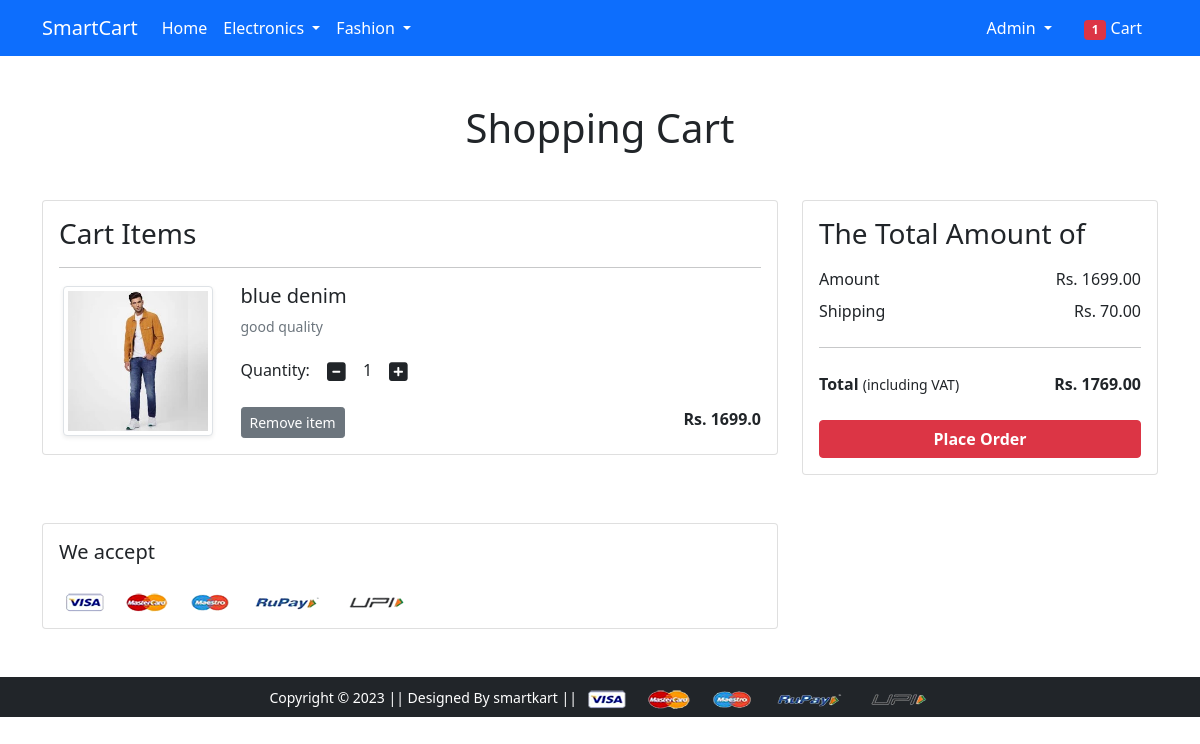
The app's page /cart/ (signed in) with its own data.
### app/models.py (models this page shows, shortened)
class Cart(models.Model):
 user = models.ForeignKey(User, on_delete=models.CASCADE)
 product = models.ForeignKey(Product, on_delete=models.CASCADE)
 quantity = models.PositiveIntegerField(default=1)
 def __str__(self):
  return str(self.id)

class Product(models.Model):
 title = models.CharField(max_length=100)
 selling_price = models.FloatField()
 discounted_price = models.FloatField()
 description = models.TextField()
 brand = models.CharField(max_length=100)
 category = models.CharField( choices=CATEGORY_CHOICES, max_length=2)
 product_image = models.ImageField(upload_to='productimg')

### app/views.py (the view)
# urls.py: path('cart/', views.show_cart, name='showcart'),
@login_required
def show_cart(request):
	totalitem = 0
	if request.user.is_authenticated:
		totalitem = len(Cart.objects.filter(user=request.user))
		user = request.user
		cart = Cart.objects.filter(user=user)
		amount = 0.0
		shipping_amount = 70.0
		totalamount=0.0
		cart_product = [p for p in Cart.objects.all() if p.user == request.user]
		print(cart_product)
		if cart_product:
			for p in cart_product:
				tempamount = (p.quantity * p.product.discounted_price)
				amount += tempamount
				totalamount = amount+shipping_amount
			return render(request, 'app/addtocart.html', {'carts':cart, 'amount':amount, 'totalamount':totalamount, 'totalitem':totalitem})
		else:
			return render(request, 'app/emptycart.html', {'totalitem':totalitem})
	else:
		return render(request, 'app/emptycart.html', {'totalitem':totalitem})

### app/templates/app/addtocart.html (shortened to what this page needs)
{% extends 'app/base.html' %}
{% load static %}
{% block main-content %}
<div class="container my-5">
 <div class="row">
  <h1 class="text-center mb-5">Shopping Cart</h1>
  <div class="col-sm-8">
  <div class="card">
   <div class="card-body">
    <h3>Cart Items</h3>
    {% for cart in carts %}
    <hr>
    <div class="row">
     <a href="{% url 'product-detail' cart.product.id %}"><div class="col-sm-3 text-center align-self-center"><img src="{{cart.product.product_image.url}}" alt="" srcset="" class="img-fluid img-thumbnail shadow-sm" height="150" width="150"> </a> </div>
     <div class="col-sm-9">
      <div>
       <h5>{{cart.product.title}}</h5>
       <p class="mb-2 text-muted small">{{cart.product.description}}</p>
       <div class="my-3">
        <label for="quantity">Quantity:</label>
        <a class="minus-cart btn" pid="{{cart.product.id}}"><i class="fas fa-minus-square fa-lg"></i></a>
          <span id="quantity">{{cart.quantity}}</span>
        <a class="plus-cart btn" pid="{{cart.product.id}}"><i class="fas fa-plus-square fa-lg"></i></a>
       </div>
       <div class="d-flex justify-content-between">
        <a class="btn btn-sm btn-secondary mr-3 remove-cart" pid={{cart.product.id}}>Remove item </a>
        <p class="mb-0"><span><strong>Rs. {{cart.product.discounted_price}}</strong></span></p>
       </div>
      </div>
     </div>
    </div>
    {% endfor %}
   </div>
   </div>
  </div>
  <div class="col-sm-4">
   <div class="card">
    <div class="card-body">
      <h3>The Total Amount of</h3>
      <ul class="list-group">
       <li class="list-group-item d-flex justify-content-between align-items-center border-0 px-0 pb-0">Amount<span>Rs. <span id="amount">{{amount|floatformat:2}}</span> </span></li>
       <li class="list-group-item d-flex justify-content-between align-items-center border-0 px-0">Shipping<span>Rs. 70.00</span></li>
       <hr>
       <li class="list-group-item d-flex justify-content-between align-items-center border-0 px-0 mb-3">
        <div>
           <strong>Total</strong> <small>(including VAT)</small>
         </div>
         <span><strong>Rs. </strong><strong id="totalamount"> {{totalamount|floatformat:2}}</strong></span>
       </li>
      </ul>
      <div class="d-grid"><a href="{% url 'checkout' %}" class="btn btn-danger fw-bold">Place Order</a></div>
    </div>
   </div>
  </div>
 </div>
<div class="container">
 <div class="row">
  <div class="col-sm-8">
   <div class="card">
    <div class="card-body">
      <h5 class="mb-4">We accept</h5>
      <img src="{% static 'app/images/payment.png' %}" alt="" class="img-fluid">
    </div>
  </div>
  </div>
 </div>
</div>
{% endblock main-content %}

### app/templates/app/base.html (shortened to what this page needs)
<!doctype html>
{% load static %}
<html lang="en">
  <head>
    <link href="https://cdn.jsdelivr.net/npm/bootstrap@5.0.0-beta1/dist/css/bootstrap.min.css" rel="stylesheet">
    <link rel="stylesheet" href="{% static 'app/css/owl.carousel.min.css' %}">
    <link rel="stylesheet" href="{% static 'app/css/all.min.css' %}">
    <link rel="stylesheet" href="{% static 'app/css/style.css' %}">
  </head>
  <body>
    <nav class="navbar navbar-expand-lg navbar-dark bg-primary">
     <div class="container">
       <a class="navbar-brand" href="/">SmartCart</a>
       <div class="collapse navbar-collapse" id="navbarSupportedContent">
         <ul class="navbar-nav me-auto mb-2 mb-lg-0">
           <li class="nav-item">
             <a class="nav-link active" aria-current="page" href="/">Home</a>
           </li>
           <li class="nav-item dropdown">
             <a class="nav-link dropdown-toggle text-white" href="#" id="electronicsDropdown" role="button" data-bs-toggle="dropdown" aria-expanded="false">
               Electronics
             </a>
           </li>
           <li class="nav-item dropdown">
             <a class="nav-link dropdown-toggle text-white" href="#" id="fashionDropdown" role="button" data-bs-toggle="dropdown" aria-expanded="false">
               Fashion
             </a>
           </li>
         </ul>
         <div>
          <ul class="navbar-nav me-auto mb-2 mb-lg-0">
          {% if request.user.is_authenticated %}
           <li class="nav-item dropdown mx-2">
              <a class="nav-link dropdown-toggle text-white" href="#" id="profileDropdown" role="button" data-bs-toggle="dropdown" aria-expanded="false">
                {{request.user.username|capfirst}}
              </a>
            </li>
            <li class="nav-item mx-2">
              <a href="{% url 'showcart' %}" class="nav-link text-white"><span class="badge bg-danger">{{totalitem}}</span> Cart </a>
            </li>
            {% endif %}
          </ul>
         </div>
       </div>
     </div>
    </nav>
    {% block main-content %} {% endblock main-content %}
    <footer class="container-fluid bg-dark text-center p-2 mt-5">
        <small class="text-white">Copyright &copy; 2023 || Designed By smartkart || </small>
        <img src="{% static 'app/images/payment.png' %}" alt="" srcset="" class="img-fluid" height="2px">
    </footer>
  </body>
</html>

### records on screen
Cart: product.product_image (picture), product "blue denim", product.description "good quality", quantity "1", product.discounted_price "1699.0"

### other values on screen
{{ request.user.username|capfirst }} "Admin"
{{ totalitem }} "1"
{{ amount|floatformat:2 }} "1699.00"
{{ totalamount|floatformat:2 }} "1769.00"
